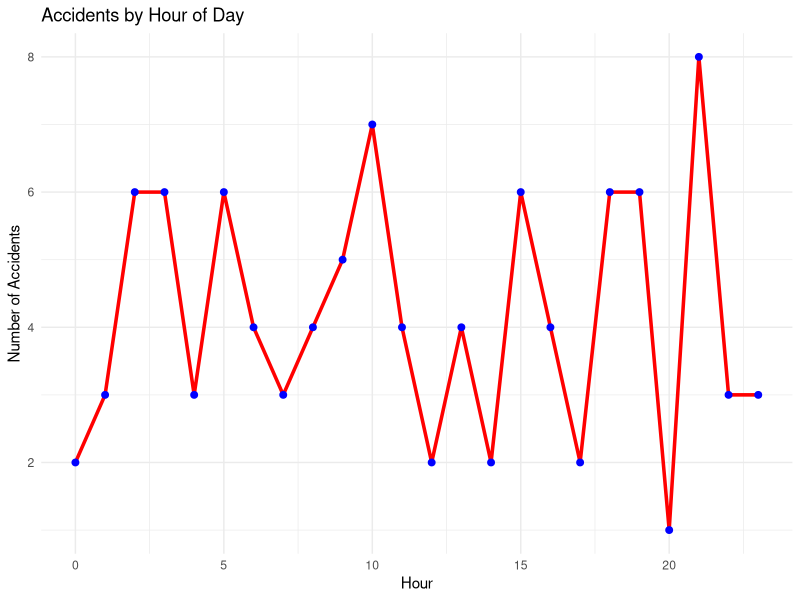
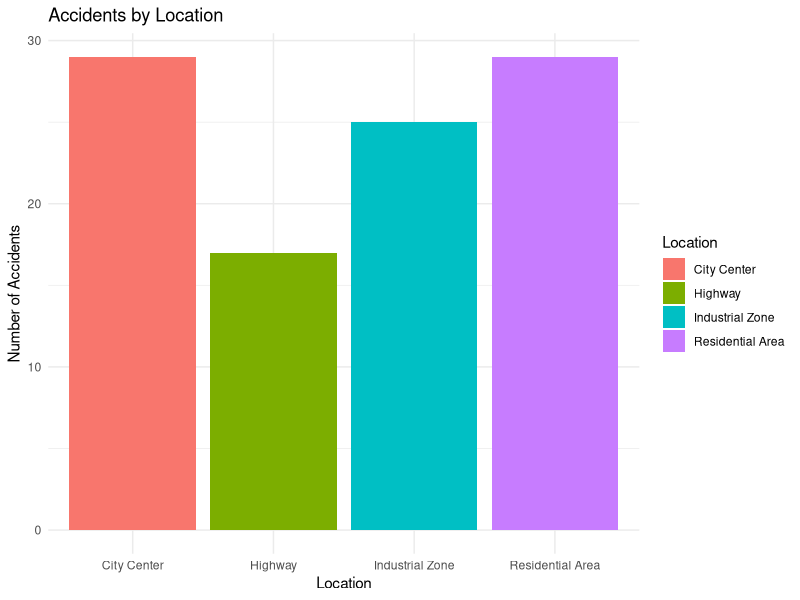
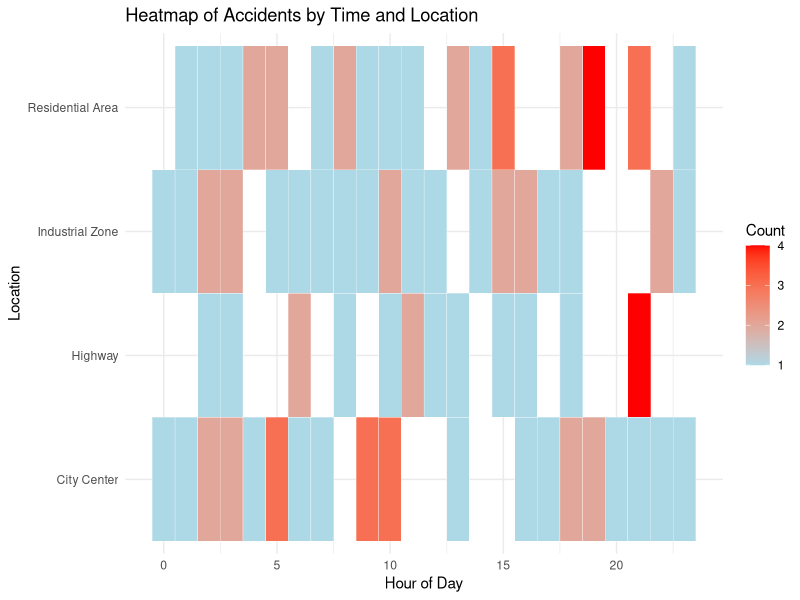
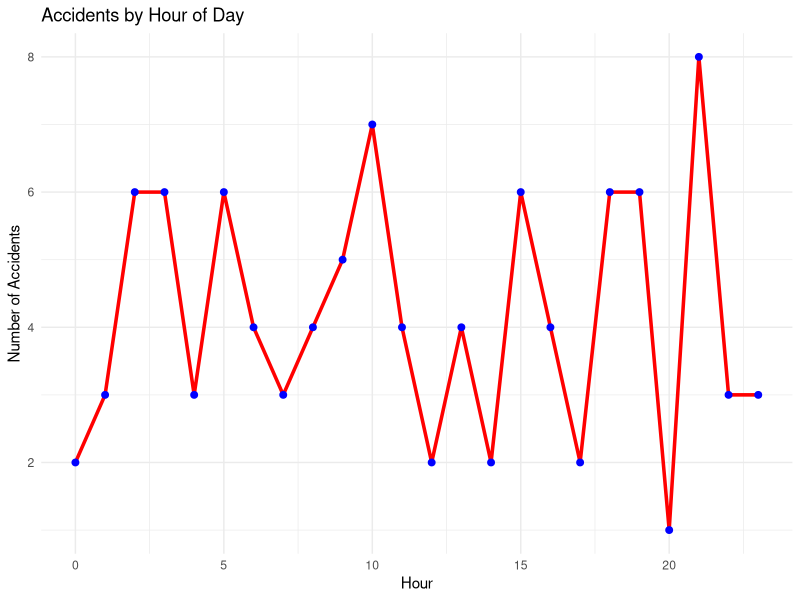
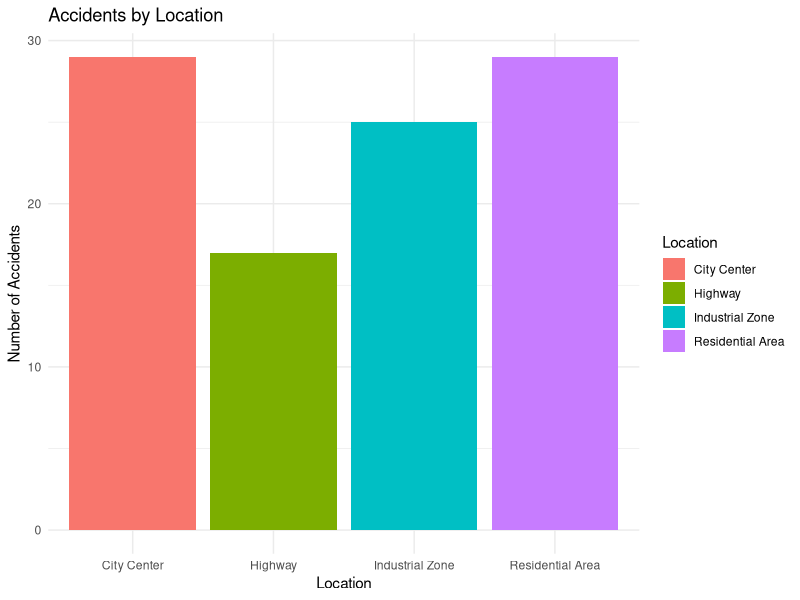
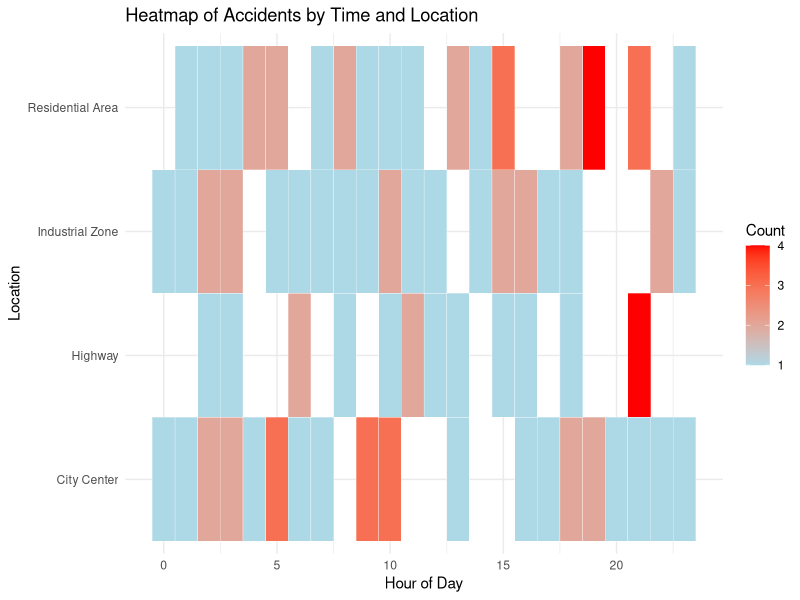

The R source for these figures, in order:
# 📦 Load required libraries without extra messages
suppressPackageStartupMessages({
  library(dplyr)
  library(lubridate)
  library(ggplot2)
})

# 🎯 1. Simulate Accident Dataset
set.seed(123)
accidents <- data.frame(
  AccidentID = 1:100,
  Time = as.POSIXct("2023-01-01 00:00:00") +
    runif(100, 0, 24 * 60 * 60),
  Location = sample(
    c("Highway", "City Center", "Residential Area", "Industrial Zone"),
    100, replace = TRUE
  ),
  Severity = sample(c("Minor", "Major", "Fatal"), 100, replace = TRUE)
)

# Extract Hour for analysis
accidents <- accidents %>%
  mutate(Hour = hour(Time))

# Preview dataset
print(head(accidents, 10))

# 📁 Set folder for saving charts (current working directory)
save_path <- getwd()  # You can change this if needed

# 🎯 2. Analysis 1: Accidents by Hour
accidents_by_hour <- accidents %>%
  group_by(Hour) %>%
  summarise(Count = n())

p1 <- ggplot(accidents_by_hour, aes(x = Hour, y = Count)) +
  geom_line(color = "red", linewidth = 1.2) +
  geom_point(color = "blue", size = 2) +
  labs(title = "Accidents by Hour of Day", x = "Hour", y = "Number of Accidents") +
  theme_minimal()

print(p1)
ggsave(filename = file.path(save_path, "accidents_by_hour.png"), plot = p1, width = 7, height = 5)

# 🎯 3. Analysis 2: Accidents by Location
accidents_by_location <- accidents %>%
  group_by(Location) %>%
  summarise(Count = n())

p2 <- ggplot(accidents_by_location, aes(x = Location, y = Count, fill = Location)) +
  geom_bar(stat = "identity") +
  labs(title = "Accidents by Location", x = "Location", y = "Number of Accidents") +
  theme_minimal()

print(p2)
ggsave(filename = file.path(save_path, "accidents_by_location.png"), plot = p2, width = 7, height = 5)

# 🎯 4. Analysis 3: Heatmap of Accidents by Hour & Location
accidents_heatmap <- accidents %>%
  group_by(Location, Hour) %>%
  summarise(Count = n(), .groups = "drop")

p3 <- ggplot(accidents_heatmap, aes(x = Hour, y = Location, fill = Count)) +
  geom_tile(color = "white") +
  scale_fill_gradient(low = "lightblue", high = "red") +
  labs(title = "Heatmap of Accidents by Time and Location", x = "Hour of Day", y = "Location") +
  theme_minimal()

print(p3)
ggsave(filename = file.path(save_path, "accidents_heatmap.png"), plot = p3, width = 7, height = 5)

cat("\n✅ Charts saved in folder:", save_path, "\n")
